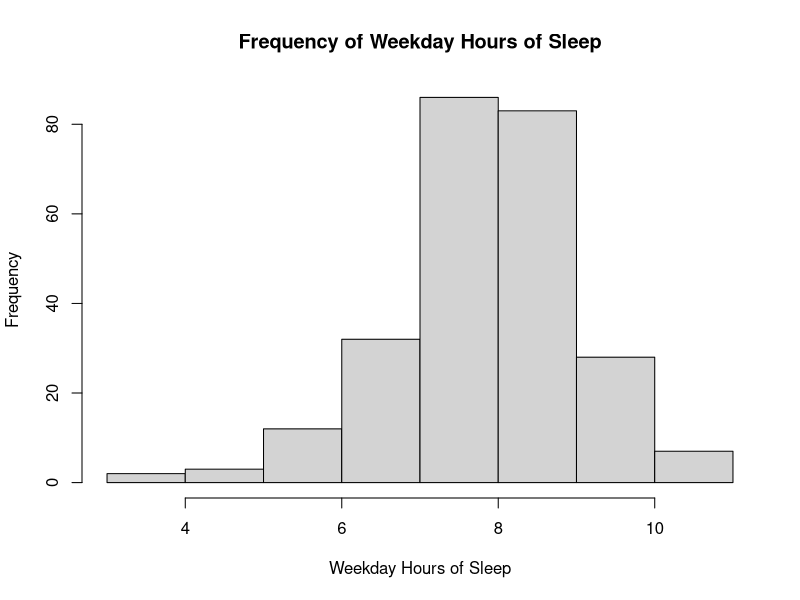

Write R code to recreate this figure.
# PUBH 6450; Week 4, HW 2
# Kath Fillman

# Load in data
setwd("C:/Users/Kath/Documents/Biostats/Biostats HW2")
SleepStudy <- read.csv("SleepStudy.csv")

# Exploratory data analysis
summary(SleepStudy$WeekdaySleep)
hist(SleepStudy$WeekdaySleep, xlab = "Weekday Hours of Sleep", main = "Frequency of Weekday Hours of Sleep") #skewed left

# Results
t.test(SleepStudy$WeekdaySleep, alternative = 'less', mu=8, conf.level = 0.95)